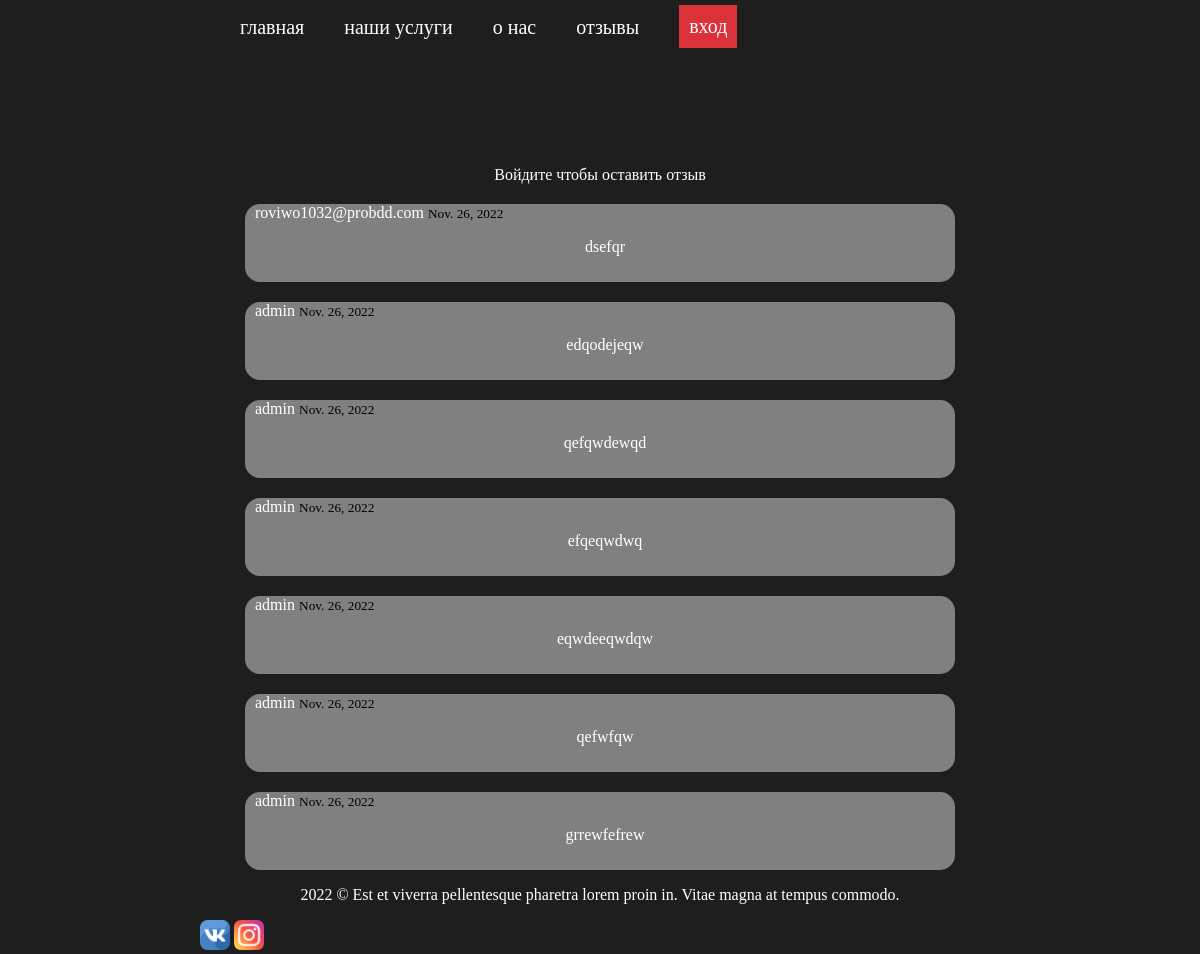
Page /comments/ on the committed database.
### comments/models.py (models this page shows, shortened)
class Comment(models.Model):
    text = models.CharField(max_length=512)
    date = models.DateField(auto_now_add=True)
    user = models.ForeignKey(User, on_delete=models.CASCADE)
    delete = models.BooleanField(default=False)

### comments/views.py (the view)
# urls.py: path('comments/', showcomments, name='comments'),
def showcomments(request):
    comments = Comment.objects.all()[::-1]
    form = WriteCommentForm(request.POST)
    if request.user.is_superuser:
        deleteform = DeleteCommentForm()
    if request.method == "POST":
        if form.is_valid():
            comment = form.save(commit=False)
            comment.user = request.user
            comment.save()
            return HttpResponseRedirect(request.path)
        for i in Comment.objects.all():
            print((str(i.id)))
            if request.POST.get(str(i.id)):
                Comment.objects.filter(id=i.id).delete()
        comments = Comment.objects.all()
    else:
        form = WriteCommentForm()
    return render(request, 'comments/writecomment.html', {'comments' : comments, 'form' : form})

### comments/templates/comments/writecomment.html (shortened to what this page needs)
{% extends 'comments/base.html' %}

### comments/templates/comments/base.html (shortened to what this page needs)
{% load static %}
<!DOCTYPE html>
<html lang="en">
<head>
    <link rel="stylesheet" href="{% static 'css/header.css' %}">
    <link rel="stylesheet" href="{% static 'css/index.css' %}">
    <link rel="stylesheet" href="{% static 'css/comstyle.css' %}">
</head>
<body>
    <header style="height: 150px;">
        <div class="header_iner">
          <div class="conteiner">
              <div class="header_menu">
                <nav>
                  <ul>
                    <li><a href="{% url 'index' %}">главная</a></li>
                    <li><a href="{% url 'services' %}">наши услуги</a></li>
                    <li><a href="#">о нас</a></li>
                    <li><a href="{% url 'comments' %}">отзывы</a></li>
                  </ul>
                </nav>
                <div class="input">
                  {% if user.is_authenticated %}
                    <p>{{ user }}</p>
                    <a href="{% url 'exit' %}">выйти</a>
                  {% else %}
                    <a href="{% url 'login' %}">вход</a>
                  {% endif %}
                </div>
              </div>
            </div>
        </div>
      </header>
    <main>
      {% if user.is_authenticated %}
        {% block content %}{% endblock %}
      {% else %}
        <p>Войдите чтобы оставить отзыв</p>
      {% endif %}
      {% for comment in comments %}
        <div class="comment-div">
            <p class="comment" style="display: inline;">{{ comment.user }} </p>
            <small class="comment">{{ comment.date }}</small>
            <p class="comment">{{ comment.text }}</p>
        </div>
      {% endfor %}
    </main>
    <footer>
        <div class="conteiner">
        <p class="footer">
          2022 © Est et viverra pellentesque pharetra lorem proin in. Vitae magna at tempus commodo.
        </p>
        <div class="social_network">
          <img src="{% static 'img/vk.png' %}" width="30px" height="30px">
          <img src="{% static 'img/instagram.png' %}" width="30px" height="30px">
        </div>
      </div>
      </footer>
</body>
</html>

### static/css/header.css (style rules this page uses)
body { margin: 0px; padding: 0px; background-color: #1E1E1E;; }
.header_menu { margin-top: 0px; position: absolute; display: flex; }
.input a { float: right; margin-top: 5px; font-size: 20px; color: white; padding: 10px; background-color: #DB3138; }
ul { display: flex; }
.header_menu li { margin-right: 40px; list-style-type: none; }
.header_menu a, .social_networks a { font-family: 'Kelly Slab'; font-size: 20px; }

### static/css/index.css (style rules this page uses)
* { scroll-behavior: smooth; }
body { margin: 0px; padding: 0px; background-color: #1E1E1E;; }
p { color: white; text-align: center; font-family: 'Kelly Slab'; font-size: 16px; }
.conteiner { margin: 0px 200px ; }
a { text-decoration: none; color: white; }

### static/css/comstyle.css (style rules this page uses)
.comment-div { background-color: gray; width: 700px; margin: 0 auto; border-radius: 15px; padding-left: 10px; padding-bottom: 10px; margin-top: 20px; }

### rows in the picture
Comment: user "roviwo1032@probdd.com", date "Nov. 26, 2022", text "dsefqr"
Comment: user "admin", date "Nov. 26, 2022", text "edqodejeqw"
Comment: user "admin", date "Nov. 26, 2022", text "qefqwdewqd"
Comment: user "admin", date "Nov. 26, 2022", text "efqeqwdwq"
Comment: user "admin", date "Nov. 26, 2022", text "eqwdeeqwdqw"
Comment: user "admin", date "Nov. 26, 2022", text "qefwfqw"
Comment: user "admin", date "Nov. 26, 2022", text "grrewfefrew"
